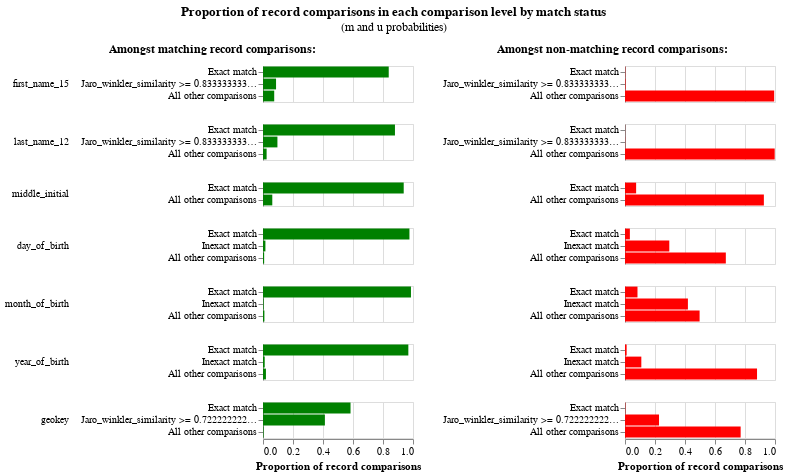

Notebook code for this chart:
### Code cell
linker.m_u_parameters_chart()

### Figure 1 — Vega-Lite specification as saved in the notebook (floating-point values rounded to 4 significant figures)
{"config": {"view": {"continuousWidth": 300, "continuousHeight": 300, "discreteHeight": 300, "discreteWidth": 400}, "header": {"title": null}, "title": {"anchor": "middle", "offset": 10}}, "hconcat": [{"mark": "bar", "encoding": {"color": {"value": "green"}, "row": {"field": "comparison_name", "header": {"labelAlign": "left", "labelAnchor": "middle", "labelAngle": 0}, "sort": {"field": "comparison_sort_order"}, "type": "nominal"}, "tooltip": [{"field": "m_probability_description", "title": "m probability description", "type": "nominal"}, {"field": "comparison_name", "title": "Comparison column name", "type": "nominal"}, {"field": "label_for_charts", "title": "Label", "type": "ordinal"}, {"field": "sql_condition", "title": "SQL condition", "type": "nominal"}, {"field": "m_probability", "format": ".4p", "title": "m probability", "type": "quantitative"}, {"field": "u_probability", "format": ".4p", "title": "u probability", "type": "quantitative"}, {"field": "bayes_factor", "format": ",.4f", "title": "Bayes factor = m/u", "type": "quantitative"}, {"field": "log2_bayes_factor", "format": ",.4f", "title": "Match weight = log2(m/u)", "type": "quantitative"}], "x": {"axis": {"title": "Proportion of record comparisons"}, "field": "m_probability", "type": "quantitative"}, "y": {"axis": {"title": null}, "field": "label_for_charts", "sort": {"field": "comparison_vector_value", "order": "descending"}, "type": "nominal"}}, "height": {"step": 12}, "resolve": {"scale": {"y": "independent"}}, "title": {"text": "Amongst matching record comparisons:", "fontSize": 12, "fontWeight": "bold"}, "transform": [{"filter": "(datum.bayes_factor != 'no-op filter due to vega lite issue 4680')"}], "width": 150}, {"mark": "bar", "encoding": {"color": {"value": "red"}, "row": {"field": "comparison_name", "header": {"labels": false}, "sort": {"field": "comparison_sort_order"}, "type": "nominal"}, "tooltip": [{"field": "u_probability_description", "title": "u probability description", "type": "nominal"}, {"field": "comparison_name", "title": "Comparison column name", "type": "nominal"}, {"field": "label_for_charts", "title": "Label", "type": "ordinal"}, {"field": "sql_condition", "title": "SQL condition", "type": "nominal"}, {"field": "m_probability", "format": ".4p", "title": "m probability", "type": "quantitative"}, {"field": "u_probability", "format": ".4p", "title": "u probability", "type": "quantitative"}, {"field": "bayes_factor", "format": ",.4f", "title": "Bayes factor = m/u", "type": "quantitative"}, {"field": "log2_bayes_factor", "format": ",.4f", "title": "Match weight = log2(m/u)", "type": "quantitative"}], "x": {"axis": {"title": "Proportion of record comparisons"}, "field": "u_probability", "type": "quantitative"}, "y": {"axis": {"title": null}, "field": "label_for_charts", "sort": {"field": "comparison_vector_value", "order": "descending"}, "type": "nominal"}}, "height": {"step": 12}, "resolve": {"scale": {"y": "independent"}}, "title": {"text": "Amongst non-matching record comparisons:", "fontSize": 12, "fontWeight": "bold"}, "transform": [{"filter": "(datum.bayes_factor != 'no-op filter2 due to vega lite issue 4680')"}], "width": 150}], "data": {"name": "data-8032b7ab49180e872d1de5f1eaa75354"}, "title": {"text": "Proportion of record comparisons in each comparison level by match status", "subtitle": "(m and u probabilities)"}, "$schema": "https://vega.github.io/schema/vega-lite/v5.9.3.json", "datasets": {"data-8032b7ab49180e872d1de5f1eaa75354": [{"comparison_name": "first_name_15", "sql_condition": "\"first_name_15_l\" = \"first_name_15_r\"", "label_for_charts": "Exact match", "m_probability": 0.8382, "u_probability": 0.001915, "m_probability_description": "Amongst matching record comparisons, 83.82% of records are in the exact match comparison level", "u_probability_description": "Amongst non-matching record comparisons, 0.19% of records are in the exact match comparison level", "has_tf_adjustments": false, "tf_adjustment_column": null, "tf_adjustment_weight": 1.0, "is_null_level": false, "bayes_factor": 437.6, "log2_bayes_factor": 8.773, "comparison_vector_value": 2, "max_comparison_vector_value": 2, "bayes_factor_description": "If comparison level is `exact match` then comparison is 437.61 times more likely to be a match", "probability_two_random_records_match": 1.423e-05, "comparison_sort_order": 0}, {"comparison_name": "first_name_15", "sql_condition": "jaro_winkler_similarity(\"first_name_15_l\", \"first_name_15_r\") >= 0.8333333333333334", "label_for_charts": "Jaro_winkler_similarity >= 0.8333333333333334", "m_probability": 0.08703, "u_probability": 0.003534, "m_probability_description": "Amongst matching record comparisons, 8.70% of records are in the jaro_winkler_similarity >= 0.8333333333333334 comparison level", "u_probability_description": "Amongst non-matching record comparisons, 0.35% of records are in the jaro_winkler_similarity >= 0.8333333333333334 comparison level", "has_tf_adjustments": false, "tf_adjustment_column": null, "tf_adjustment_weight": 1.0, "is_null_level": false, "bayes_factor": 24.63, "log2_bayes_factor": 4.622, "comparison_vector_value": 1, "max_comparison_vector_value": 2, "bayes_factor_description": "If comparison level is `jaro_winkler_similarity >= 0.8333333333333334` then comparison is 24.63 times more likely to be a match", "probability_two_random_records_match": 1.423e-05, "comparison_sort_order": 0}, {"comparison_name": "first_name_15", "sql_condition": "ELSE", "label_for_charts": "All other comparisons", "m_probability": 0.07477, "u_probability": 0.9946, "m_probability_description": "Amongst matching record comparisons, 7.48% of records are in the all other comparisons comparison level", "u_probability_description": "Amongst non-matching record comparisons, 99.46% of records are in the all other comparisons comparison level", "has_tf_adjustments": false, "tf_adjustment_column": null, "tf_adjustment_weight": 1.0, "is_null_level": false, "bayes_factor": 0.07518, "log2_bayes_factor": -3.734, "comparison_vector_value": 0, "max_comparison_vector_value": 2, "bayes_factor_description": "If comparison level is `all other comparisons` then comparison is  13.30 times less likely to be a match", "probability_two_random_records_match": 1.423e-05, "comparison_sort_order": 0}, {"comparison_name": "last_name_12", "sql_condition": "\"last_name_12_l\" = \"last_name_12_r\"", "label_for_charts": "Exact match", "m_probability": 0.8797, "u_probability": 0.0006989, "m_probability_description": "Amongst matching record comparisons, 87.97% of records are in the exact match comparison level", "u_probability_description": "Amongst non-matching record comparisons, 0.07% of records are in the exact match comparison level", "has_tf_adjustments": false, "tf_adjustment_column": null, "tf_adjustment_weight": 1.0, "is_null_level": false, "bayes_factor": 1259.0, "log2_bayes_factor": 10.3, "comparison_vector_value": 2, "max_comparison_vector_value": 2, "bayes_factor_description": "If comparison level is `exact match` then comparison is 1,258.79 times more likely to be a match", "probability_two_random_records_match": 1.423e-05, "comparison_sort_order": 1}, {"comparison_name": "last_name_12", "sql_condition": "jaro_winkler_similarity(\"last_name_12_l\", \"last_name_12_r\") >= 0.8333333333333334", "label_for_charts": "Jaro_winkler_similarity >= 0.8333333333333334", "m_probability": 0.09617, "u_probability": 0.001337, "m_probability_description": "Amongst matching record comparisons, 9.62% of records are in the jaro_winkler_similarity >= 0.8333333333333334 comparison level", "u_probability_description": "Amongst non-matching record comparisons, 0.13% of records are in the jaro_winkler_similarity >= 0.8333333333333334 comparison level", "has_tf_adjustments": false, "tf_adjustment_column": null, "tf_adjustment_weight": 1.0, "is_null_level": false, "bayes_factor": 71.95, "log2_bayes_factor": 6.169, "comparison_vector_value": 1, "max_comparison_vector_value": 2, "bayes_factor_description": "If comparison level is `jaro_winkler_similarity >= 0.8333333333333334` then comparison is 71.95 times more likely to be a match", "probability_two_random_records_match": 1.423e-05, "comparison_sort_order": 1}, {"comparison_name": "last_name_12", "sql_condition": "ELSE", "label_for_charts": "All other comparisons", "m_probability": 0.02411, "u_probability": 0.998, "m_probability_description": "Amongst matching record comparisons, 2.41% of records are in the all other comparisons comparison level", "u_probability_description": "Amongst non-matching record comparisons, 99.80% of records are in the all other comparisons comparison level", "has_tf_adjustments": false, "tf_adjustment_column": null, "tf_adjustment_weight": 1.0, "is_null_level": false, "bayes_factor": 0.02416, "log2_bayes_factor": -5.371, "comparison_vector_value": 0, "max_comparison_vector_value": 2, "bayes_factor_description": "If comparison level is `all other comparisons` then comparison is  41.39 times less likely to be a match", "probability_two_random_records_match": 1.423e-05, "comparison_sort_order": 1}, {"comparison_name": "middle_initial", "sql_condition": "\"middle_initial_l\" = \"middle_initial_r\"", "label_for_charts": "Exact match", "m_probability": 0.9381, "u_probability": 0.07418, "m_probability_description": "Amongst matching record comparisons, 93.81% of records are in the exact match comparison level", "u_probability_description": "Amongst non-matching record comparisons, 7.42% of records are in the exact match comparison level", "has_tf_adjustments": false, "tf_adjustment_column": null, "tf_adjustment_weight": 1.0, "is_null_level": false, "bayes_factor": 12.65, "log2_bayes_factor": 3.661, "comparison_vector_value": 1, "max_comparison_vector_value": 1, "bayes_factor_description": "If comparison level is `exact match` then comparison is 12.65 times more likely to be a match", "probability_two_random_records_match": 1.423e-05, "comparison_sort_order": 2}, {"comparison_name": "middle_initial", "sql_condition": "ELSE", "label_for_charts": "All other comparisons", "m_probability": 0.06194, "u_probability": 0.9258, "m_probability_description": "Amongst matching record comparisons, 6.19% of records are in the all other comparisons comparison level", "u_probability_description": "Amongst non-matching record comparisons, 92.58% of records are in the all other comparisons comparison level", "has_tf_adjustments": false, "tf_adjustment_column": null, "tf_adjustment_weight": 1.0, "is_null_level": false, "bayes_factor": 0.0669, "log2_bayes_factor": -3.902, "comparison_vector_value": 0, "max_comparison_vector_value": 1, "bayes_factor_description": "If comparison level is `all other comparisons` then comparison is  14.95 times less likely to be a match", "probability_two_random_records_match": 1.423e-05, "comparison_sort_order": 2}, {"comparison_name": "day_of_birth", "sql_condition": "\"day_of_birth_l\" = \"day_of_birth_r\"", "label_for_charts": "Exact match", "m_probability": 0.9763, "u_probability": 0.03248, "m_probability_description": "Amongst matching record comparisons, 97.63% of records are in the exact match comparison level", "u_probability_description": "Amongst non-matching record comparisons, 3.25% of records are in the exact match comparison level", "has_tf_adjustments": false, "tf_adjustment_column": null, "tf_adjustment_weight": 1.0, "is_null_level": false, "bayes_factor": 30.05, "log2_bayes_factor": 4.909, "comparison_vector_value": 2, "max_comparison_vector_value": 2, "bayes_factor_description": "If comparison level is `exact match` then comparison is 30.05 times more likely to be a match", "probability_two_random_records_match": 1.423e-05, "comparison_sort_order": 3}, {"comparison_name": "day_of_birth", "sql_condition": "abs(day_of_birth_l - day_of_birth_r) <= 5", "label_for_charts": "Inexact match", "m_probability": 0.01607, "u_probability": 0.2953, "m_probability_description": "Amongst matching record comparisons, 1.61% of records are in the inexact match comparison level", "u_probability_description": "Amongst non-matching record comparisons, 29.53% of records are in the inexact match comparison level", "has_tf_adjustments": false, "tf_adjustment_column": null, "tf_adjustment_weight": 1.0, "is_null_level": false, "bayes_factor": 0.05442, "log2_bayes_factor": -4.2, "comparison_vector_value": 1, "max_comparison_vector_value": 2, "bayes_factor_description": "If comparison level is `inexact match` then comparison is  18.38 times less likely to be a match", "probability_two_random_records_match": 1.423e-05, "comparison_sort_order": 3}, {"comparison_name": "day_of_birth", "sql_condition": "ELSE", "label_for_charts": "All other comparisons", "m_probability": 0.007675, "u_probability": 0.6722, "m_probability_description": "Amongst matching record comparisons, 0.77% of records are in the all other comparisons comparison level", "u_probability_description": "Amongst non-matching record comparisons, 67.22% of records are in the all other comparisons comparison level", "has_tf_adjustments": false, "tf_adjustment_column": null, "tf_adjustment_weight": 1.0, "is_null_level": false, "bayes_factor": 0.01142, "log2_bayes_factor": -6.453, "comparison_vector_value": 0, "max_comparison_vector_value": 2, "bayes_factor_description": "If comparison level is `all other comparisons` then comparison is  87.58 times less likely to be a match", "probability_two_random_records_match": 1.423e-05, "comparison_sort_order": 3}, {"comparison_name": "month_of_birth", "sql_condition": "\"month_of_birth_l\" = \"month_of_birth_r\"", "label_for_charts": "Exact match", "m_probability": 0.9865, "u_probability": 0.08325, "m_probability_description": "Amongst matching record comparisons, 98.65% of records are in the exact match comparison level", "u_probability_description": "Amongst non-matching record comparisons, 8.33% of records are in the exact match comparison level", "has_tf_adjustments": false, "tf_adjustment_column": null, "tf_adjustment_weight": 1.0, "is_null_level": false, "bayes_factor": 11.85, "log2_bayes_factor": 3.567, "comparison_vector_value": 2, "max_comparison_vector_value": 2, "bayes_factor_description": "If comparison level is `exact match` then comparison is 11.85 times more likely to be a match", "probability_two_random_records_match": 1.423e-05, "comparison_sort_order": 4}, {"comparison_name": "month_of_birth", "sql_condition": "abs(month_of_birth_l - month_of_birth_r) <= 3", "label_for_charts": "Inexact match", "m_probability": 0.004242, "u_probability": 0.4194, "m_probability_description": "Amongst matching record comparisons, 0.42% of records are in the inexact match comparison level", "u_probability_description": "Amongst non-matching record comparisons, 41.94% of records are in the inexact match comparison level", "has_tf_adjustments": false, "tf_adjustment_column": null, "tf_adjustment_weight": 1.0, "is_null_level": false, "bayes_factor": 0.01012, "log2_bayes_factor": -6.627, "comparison_vector_value": 1, "max_comparison_vector_value": 2, "bayes_factor_description": "If comparison level is `inexact match` then comparison is  98.86 times less likely to be a match", "probability_two_random_records_match": 1.423e-05, "comparison_sort_order": 4}, {"comparison_name": "month_of_birth", "sql_condition": "ELSE", "label_for_charts": "All other comparisons", "m_probability": 0.009306, "u_probability": 0.4974, "m_probability_description": "Amongst matching record comparisons, 0.93% of records are in the all other comparisons comparison level", "u_probability_description": "Amongst non-matching record comparisons, 49.74% of records are in the all other comparisons comparison level", "has_tf_adjustments": false, "tf_adjustment_column": null, "tf_adjustment_weight": 1.0, "is_null_level": false, "bayes_factor": 0.01871, "log2_bayes_factor": -5.74, "comparison_vector_value": 0, "max_comparison_vector_value": 2, "bayes_factor_description": "If comparison level is `all other comparisons` then comparison is  53.44 times less likely to be a match", "probability_two_random_records_match": 1.423e-05, "comparison_sort_order": 4}, {"comparison_name": "year_of_birth", "sql_condition": "\"year_of_birth_l\" = \"year_of_birth_r\"", "label_for_charts": "Exact match", "m_probability": 0.969, "u_probability": 0.01093, "m_probability_description": "Amongst matching record comparisons, 96.90% of records are in the exact match comparison level", "u_probability_description": "Amongst non-matching record comparisons, 1.09% of records are in the exact match comparison level", "has_tf_adjustments": false, "tf_adjustment_column": null, "tf_adjustment_weight": 1.0, "is_null_level": false, "bayes_factor": 88.62, "log2_bayes_factor": 6.469, "comparison_vector_value": 2, "max_comparison_vector_value": 2, "bayes_factor_description": "If comparison level is `exact match` then comparison is 88.62 times more likely to be a match", "probability_two_random_records_match": 1.423e-05, "comparison_sort_order": 5}, {"comparison_name": "year_of_birth", "sql_condition": "abs(year_of_birth_l - year_of_birth_r) <= 5", "label_for_charts": "Inexact match", "m_probability": 0.0114, "u_probability": 0.1088, "m_probability_description": "Amongst matching record comparisons, 1.14% of records are in the inexact match comparison level", "u_probability_description": "Amongst non-matching record comparisons, 10.88% of records are in the inexact match comparison level", "has_tf_adjustments": false, "tf_adjustment_column": null, "tf_adjustment_weight": 1.0, "is_null_level": false, "bayes_factor": 0.1047, "log2_bayes_factor": -3.255, "comparison_vector_value": 1, "max_comparison_vector_value": 2, "bayes_factor_description": "If comparison level is `inexact match` then comparison is  9.55 times less likely to be a match", "probability_two_random_records_match": 1.423e-05, "comparison_sort_order": 5}, {"comparison_name": "year_of_birth", "sql_condition": "ELSE", "label_for_charts": "All other comparisons", "m_probability": 0.01963, "u_probability": 0.8802, "m_probability_description": "Amongst matching record comparisons, 1.96% of records are in the all other comparisons comparison level", "u_probability_description": "Amongst non-matching record comparisons, 88.02% of records are in the all other comparisons comparison level", "has_tf_adjustments": false, "tf_adjustment_column": null, "tf_adjustment_weight": 1.0, "is_null_level": false, "bayes_factor": 0.0223, "log2_bayes_factor": -5.487, "comparison_vector_value": 0, "max_comparison_vector_value": 2, "bayes_factor_description": "If comparison level is `all other comparisons` then comparison is  44.84 times less likely to be a match", "probability_two_random_records_match": 1.423e-05, "comparison_sort_order": 5}, {"comparison_name": "geokey", "sql_condition": "\"geokey_l\" = \"geokey_r\"", "label_for_charts": "Exact match", "m_probability": 0.5835, "u_probability": 0.002177, "m_probability_description": "Amongst matching record comparisons, 58.35% of records are in the exact match comparison level", "u_probability_description": "Amongst non-matching record comparisons, 0.22% of records are in the exact match comparison level", "has_tf_adjustments": false, "tf_adjustment_column": null, "tf_adjustment_weight": 1.0, "is_null_level": false, "bayes_factor": 268.0, "log2_bayes_factor": 8.066, "comparison_vector_value": 2, "max_comparison_vector_value": 2, "bayes_factor_description": "If comparison level is `exact match` then comparison is 268.05 times more likely to be a match", "probability_two_random_records_match": 1.423e-05, "comparison_sort_order": 6}, {"comparison_name": "geokey", "sql_condition": "jaro_winkler_similarity(\"geokey_l\", \"geokey_r\") >= 0.7222222222222222", "label_for_charts": "Jaro_winkler_similarity >= 0.7222222222222222", "m_probability": 0.4127, "u_probability": 0.2268, "m_probability_description": "Amongst matching record comparisons, 41.27% of records are in the jaro_winkler_similarity >= 0.7222222222222222 comparison level", "u_probability_description": "Amongst non-matching record comparisons, 22.68% of records are in the jaro_winkler_similarity >= 0.7222222222222222 comparison level", "has_tf_adjustments": false, "tf_adjustment_column": null, "tf_adjustment_weight": 1.0, "is_null_level": false, "bayes_factor": 1.82, "log2_bayes_factor": 0.8637, "comparison_vector_value": 1, "max_comparison_vector_value": 2, "bayes_factor_description": "If comparison level is `jaro_winkler_similarity >= 0.7222222222222222` then comparison is 1.82 times more likely to be a match", "probability_two_random_records_match": 1.423e-05, "comparison_sort_order": 6}, {"comparison_name": "geokey", "sql_condition": "ELSE", "label_for_charts": "All other comparisons", "m_probability": 0.003773, "u_probability": 0.771, "m_probability_description": "Amongst matching record comparisons, 0.38% of records are in the all other comparisons comparison level", "u_probability_description": "Amongst non-matching record comparisons, 77.10% of records are in the all other comparisons comparison level", "has_tf_adjustments": false, "tf_adjustment_column": null, "tf_adjustment_weight": 1.0, "is_null_level": false, "bayes_factor": 0.004893, "log2_bayes_factor": -7.675, "comparison_vector_value": 0, "max_comparison_vector_value": 2, "bayes_factor_description": "If comparison level is `all other comparisons` then comparison is  204.37 times less likely to be a match", "probability_two_random_records_match": 1.423e-05, "comparison_sort_order": 6}]}}
